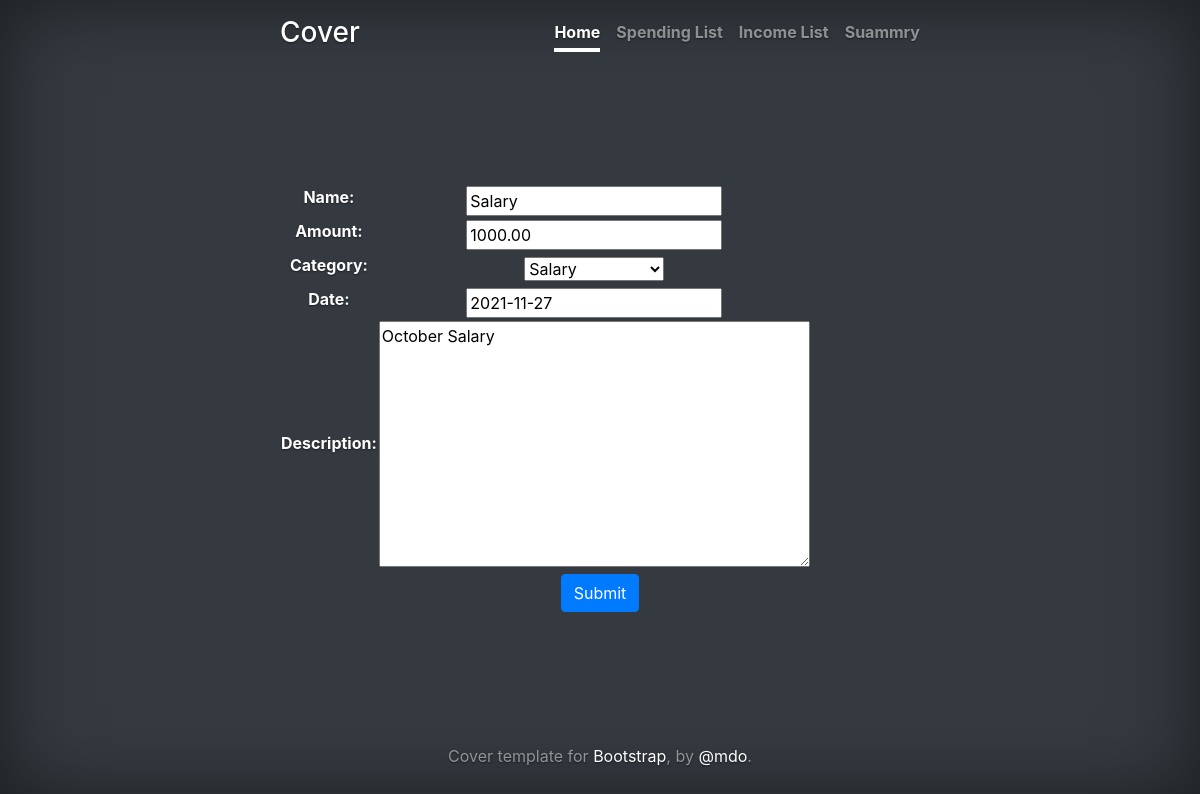
/budget/income/update/1/, run on the app's committed database.
### budget/models.py (models this page shows, shortened)
class Income(models.Model):
    class IncomeType(models.TextChoices):
        NONE = '',_('Type of Income')
        SALARY = 'Salary',_('Salary')
        DIVIDEND = 'Dividend',_('Dividend')
        EXTRA = 'Extra',_('Extra')
        BUSINESS = 'Business',_('Business')
    name = CharField(max_length=128)
    amount = DecimalField(max_digits=8,decimal_places=2)
    category = CharField(
        max_length=8,
        choices=IncomeType.choices,
        default=None,
    )
    date = DateField(default=datetime.date.today)# date field , default is today
    description = TextField()

### budget/views.py (the view)
# urls.py: path('budget/income/update/<pk>/', IncomeUpdateView.as_view(), name='income_update'),
class IncomeUpdateView(UpdateView):
    template_name = "incomes/create.html"
    model = Income
    form_class = IncomeForm
    success_url = reverse_lazy("summary")

### budget/forms.py (shortened to what this page needs)
class IncomeForm(ModelForm):
    class Meta:
        model = Income
        fields = '__all__'
    date = PastandNowField
    amount = DecimalField(min_value=0)

### budget/templates/incomes/create.html (shortened to what this page needs)
{% extends "base.html" %}
{% block content %}
    <form method="post">
        <table>{{ form }}</table>
        <input type="submit" value="Submit" class="btn btn-primary">
    </form>
{% endblock %}

### budget/templates/cover.css (style rules this page uses)
body { text-shadow: 0 .05rem .1rem rgba(0, 0, 0, .5); box-shadow: inset 0 0 5rem rgba(0, 0, 0, .5); }

### data on the page
Income: name "Salary", amount "1000.00", category "Salary", date "2021-11-27", description "October Salary"
